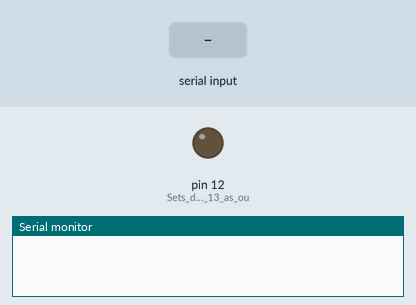
Recording of a program running on a simulated Arduino Uno, built with avr-gcc and run on an emulated ATmega328P. Shown: output pins drawn as LEDs (lit = HIGH), the last lines printed to the serial monitor. Inputs (shaded band) come from the test bench.

Above: at 1.2 s.
1.3 s: "E\n" received over Serial
At 2.5 s:
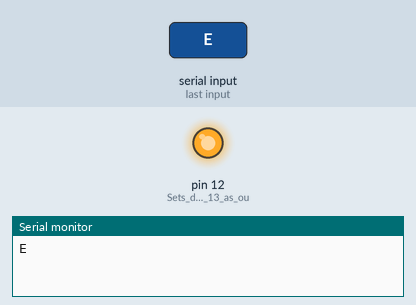
2.8 s: byte 68 ('D') received over Serial
At 3.7 s:
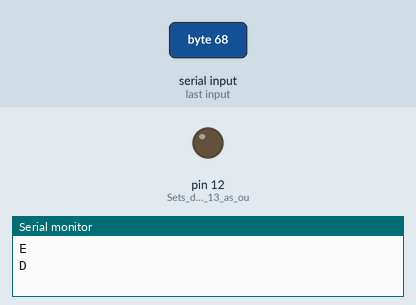
Timing chart, 0 to 5.8 s (numbered marks = the images above; inputs shaded):
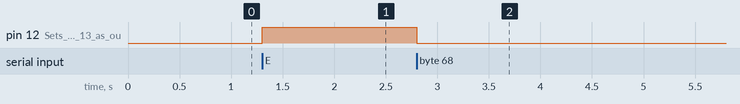

Measured:
- after the input at 1.3 s, pin 12 (Sets_digital_pin_13_as_ou): LOW → HIGH at once
- after the input at 2.8 s, pin 12 (Sets_digital_pin_13_as_ou): HIGH → LOW at once

The program:

main.cpp
```cpp
#include <Arduino.h>

// grey => ground
// black => ground
// red => 3.3 v
// yellow => tx
// blue => rx

char Incoming_value = 0; // Variable for storing Incoming_value
void setup()
{
  Serial.begin(9600);  // Sets the data rate in bits per second (baud) for serial data transmission
  pinMode(12, OUTPUT); // Sets digital pin 13 as output pin
}
void loop()
{
  if (Serial.available() > 0)
  {
    Incoming_value = Serial.read(); // Read the incoming data and store it into variable Incoming_value
    Serial.print(Incoming_value);   // Print Value of Incoming_value in Serial monitor
    Serial.print("\n");             // New line
    if (Incoming_value == 'E')      // Checks whether value of Incoming_value is equal to 1
      digitalWrite(12, HIGH);       // If value is 1 then LED turns ON
    else if (Incoming_value == 'D') // Checks whether value of Incoming_value is equal to 0
      digitalWrite(12, LOW);        // If value is 0 then LED turns OFF
  }
}
```
